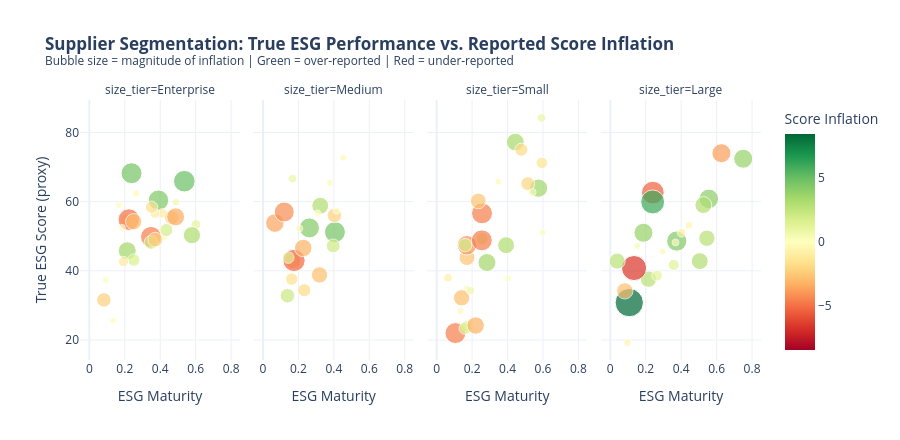

Notebook code cell kept with this figure:
### Markdown cell above
<h3 style=" color: #212618; font-weight:600;">3. ESG Risk Segmentation</h3>

A practical procurement application is risk-tiering suppliers for due diligence prioritization. This section compares suppliers across multiple dimensions simultaneously, and introduces the gap between a score computed from **reported** survey values versus one computed from **true** values — quantifying how much greenwashing inflates a supplier's apparent ESG standing.

### Code cell
def percentile_score(series, higher_is_better=True):
    ranks = series.rank(pct=True) * 100
    return ranks if higher_is_better else 100 - ranks

cont_ind = df_surveys[df_surveys["metric_type"].isin(["continuous", "percent"])].copy()

# score each indicator on true vs reported
for val_col, score_col in [("true_value", "true_score"), ("reported_value", "rep_score")]:
    grps = []
    for ind_id, grp in cont_ind.groupby("indicator_id"):
        hib = grp["bias_direction"].iloc[0] == 1
        tmp = grp[["supplier_id", val_col]].copy()
        tmp[score_col] = percentile_score(grp[val_col], higher_is_better=hib).values
        grps.append(tmp)
    merged = pd.concat(grps).groupby("supplier_id")[score_col].mean()
    df_scores[score_col] = df_scores["supplier_id"].map(merged)

df_scores["score_inflation"] = df_scores["rep_score"] - df_scores["true_score"]

# ── Bubble chart: maturity × true score × score inflation ───────────────────
fig_seg = px.scatter(
    df_scores.dropna(subset=["true_score","rep_score"]),
    x="esg_maturity", y="true_score",
    size=df_scores["score_inflation"].abs().clip(lower=0.5),
    color="score_inflation",
    color_continuous_scale="RdYlGn",
    color_continuous_midpoint=0,
    hover_data=["industry", "region", "size_tier", "risk_tier", "supplier_id"],
    facet_col="size_tier",
    labels={"esg_maturity": "ESG Maturity", "true_score": "True ESG Score (proxy)",
            "score_inflation": "Score Inflation"},
    title="<b>Supplier Segmentation: True ESG Performance vs. Reported Score Inflation</b><br>"
          "<sup>Bubble size = magnitude of inflation | Green = over-reported | Red = under-reported</sup>",
    template="plotly_white", height=440
)
fig_seg.show()

### Figure 1 — Plotly figure (JSON) as saved in the notebook; plotly's stock layout.template omitted (floating-point values rounded to 4 significant figures; data arrays with more than 128 entries replaced by an {"elided": "..."} marker saying what was removed)
{"data": [{"customdata": {"elided": "28x5 mixed values"}, "hovertemplate": "size_tier=%{customdata[2]}<br>ESG Maturity=%{x}<br>True ESG Score (proxy)=%{y}<br>size=%{marker.size}<br>industry=%{customdata[0]}<br>region=%{customdata[1]}<br>risk_tier=%{customdata[3]}<br>supplier_id=%{customdata[4]}<br>Score Inflation=%{marker.color}<extra></extra>", "legendgroup": "", "marker": {"color": [1.0, -2.2, -4.6, 3.4, 0.6, 1.6, -0.1, 4.6, -0.4, -1.4, 4.4, -0.2, -4.9, -1.0, 0.1, -1.0, 4.9, -1.1, -1.6, -0.2, 2.0, -0.4, -2.3, 3.1, -2.2, -3.4, 1.8, -2.8], "coloraxis": "coloraxis", "size": [1.0, 2.2, 4.6, 3.4, 0.6, 1.6, 0.5, 4.6, 0.5, 1.4, 4.4, 0.5, 4.9, 1.0, 0.5, 1.0, 4.9, 1.1, 1.6, 0.5, 2.0, 0.5, 2.3, 3.1, 2.2, 3.4, 1.8, 2.8], "sizemode": "area", "sizeref": 0.021, "symbol": "circle"}, "mode": "markers", "name": "", "orientation": "v", "showlegend": false, "type": "scatter", "x": [0.602, 0.082, 0.348, 0.214, 0.488, 0.251, 0.134, 0.238, 0.264, 0.206, 0.39, 0.167, 0.223, 0.413, 0.092, 0.369, 0.536, 0.193, 0.351, 0.184, 0.348, 0.423, 0.372, 0.579, 0.465, 0.487, 0.435, 0.25], "xaxis": "x", "y": [53.4, 31.6, 49.8, 45.8, 59.8, 43.1, 25.6, 68.2, 62.4, 54.8, 60.4, 59.0, 54.8, 56.6, 37.4, 56.6, 65.9, 42.7, 58.4, 52.4, 48.2, 49.8, 49.0, 50.3, 55.4, 55.6, 51.8, 54.2], "yaxis": "y"}, {"customdata": [["Manufacturing", "Central Luzon", "Medium", "med", 2], ["Retail", "Davao Region", "Medium", "low", 6], ["Technology", "Davao Region", "Medium", "med", 8], ["Technology", "Western Visayas", "Medium", "low", 12], ["Agriculture", "Western Visayas", "Medium", "med", 17], ["Technology", "Central Luzon", "Medium", "med", 24], ["Agriculture", "Central Visayas", "Medium", "low", 28], ["Retail", "Northern Mindanao", "Medium", "low", 34], ["Retail", "Central Luzon", "Medium", "low", 37], ["Agriculture", "NCR", "Medium", "low", 45], ["Manufacturing", "NCR", "Medium", "low", 46], ["Manufacturing", "Central Visayas", "Medium", "low", 55], ["Technology", "CALABARZON", "Medium", "med", 64], ["Retail", "NCR", "Medium", "low", 69], ["Retail", "Northern Mindanao", "Medium", "low", 70], ["Technology", "Central Luzon", "Medium", "low", 71], ["Retail", "Central Luzon", "Medium", "med", 73], ["Manufacturing", "Northern Mindanao", "Medium", "low", 78], ["Technology", "Western Visayas", "Medium", "med", 83], ["Agriculture", "Davao Region", "Medium", "low", 91], ["Agriculture", "Central Visayas", "Medium", "low", 98]], "hovertemplate": "size_tier=%{customdata[2]}<br>ESG Maturity=%{x}<br>True ESG Score (proxy)=%{y}<br>size=%{marker.size}<br>industry=%{customdata[0]}<br>region=%{customdata[1]}<br>risk_tier=%{customdata[3]}<br>supplier_id=%{customdata[4]}<br>Score Inflation=%{marker.color}<extra></extra>", "legendgroup": "", "marker": {"color": [4.2, -2.4, -2.8, 0.2, 4.6, -2.2, -5.2, -3.6, 2.0, -1.6, 3.0, -0.3, 2.2, 0.0, -4.2, -0.2, -1.8, 1.4, 0.8, -3.2, -0.4], "coloraxis": "coloraxis", "size": [4.2, 2.4, 2.8, 0.5, 4.6, 2.2, 5.2, 3.6, 2.0, 1.6, 3.0, 0.5, 2.2, 0.5, 4.2, 0.5, 1.8, 1.4, 0.8, 3.2, 0.5], "sizemode": "area", "sizeref": 0.021, "symbol": "circle"}, "mode": "markers", "name": "", "orientation": "v", "showlegend": false, "type": "scatter", "x": [0.262, 0.17, 0.319, 0.377, 0.406, 0.403, 0.175, 0.067, 0.396, 0.162, 0.323, 0.453, 0.138, 0.307, 0.12, 0.415, 0.233, 0.143, 0.166, 0.227, 0.205], "xaxis": "x2", "y": [52.4, 42.8, 38.8, 65.4, 51.2, 56.0, 43.0, 53.8, 47.2, 37.6, 58.8, 72.7, 32.8, 56.6, 57.0, 57.4, 34.4, 43.8, 66.6, 46.6, 52.2], "yaxis": "y2"}, {"customdata": {"elided": "28x5 mixed values"}, "hovertemplate": "size_tier=%{customdata[2]}<br>ESG Maturity=%{x}<br>True ESG Score (proxy)=%{y}<br>size=%{marker.size}<br>industry=%{customdata[0]}<br>region=%{customdata[1]}<br>risk_tier=%{customdata[3]}<br>supplier_id=%{customdata[4]}<br>Score Inflation=%{marker.color}<extra></extra>", "legendgroup": "", "marker": {"color": [3.3, -1.8, 1.6, -0.8, -0.2, 3.4, -0.4, -2.8, 3.5, 0.7, 3.0, -1.4, 0.8, -2.6, -4.6, -4.0, 1.5, 1.9, 1.6, 0.6, -2.0, -4.6, -3.2, -4.6, 0.2, -0.4, -0.4, -2.6], "coloraxis": "coloraxis", "size": [3.3, 1.8, 1.6, 0.8, 0.5, 3.4, 0.5, 2.8, 3.5, 0.7, 3.0, 1.4, 0.8, 2.6, 4.6, 4.0, 1.5, 1.9, 1.6, 0.6, 2.0, 4.6, 3.2, 4.6, 0.5, 0.5, 0.5, 2.6], "sizemode": "area", "sizeref": 0.021, "symbol": "circle"}, "mode": "markers", "name": "", "orientation": "v", "showlegend": false, "type": "scatter", "x": [0.444, 0.478, 0.257, 0.064, 0.401, 0.284, 0.169, 0.141, 0.575, 0.191, 0.392, 0.594, 0.592, 0.171, 0.106, 0.171, 0.172, 0.161, 0.161, 0.54, 0.514, 0.256, 0.22, 0.255, 0.598, 0.348, 0.134, 0.235], "xaxis": "x3", "y": [77.2, 75.0, 49.2, 38.0, 37.8, 42.4, 34.8, 32.2, 63.9, 34.3, 47.4, 71.2, 84.2, 43.8, 22.0, 47.4, 24.0, 47.4, 23.4, 62.7, 65.2, 56.6, 24.2, 48.8, 51.0, 65.8, 28.4, 60.2], "yaxis": "y3"}, {"customdata": [["Agriculture", "NCR", "Large", "med", 7], ["Technology", "Central Visayas", "Large", "low", 15], ["Technology", "CALABARZON", "Large", "med", 21], ["Agriculture", "Davao Region", "Large", "low", 32], ["Technology", "NCR", "Large", "low", 36], ["Manufacturing", "CALABARZON", "Large", "low", 41], ["Technology", "Northern Mindanao", "Large", "low", 47], ["Technology", "Western Visayas", "Large", "low", 49], ["Agriculture", "Davao Region", "Large", "low", 51], ["Manufacturing", "Davao Region", "Large", "low", 52], ["Retail", "Central Luzon", "Large", "med", 54], ["Technology", "NCR", "Large", "med", 57], ["Retail", "NCR", "Large", "med", 58], ["Technology", "Central Visayas", "Large", "low", 59], ["Agriculture", "Northern Mindanao", "Large", "low", 65], ["Retail", "Central Visayas", "Large", "low", 66], ["Technology", "NCR", "Large", "low", 68], ["Retail", "Northern Mindanao", "Large", "low", 77], ["Technology", "NCR", "Large", "low", 86], ["Retail", "NCR", "Large", "low", 88], ["Retail", "Western Visayas", "Large", "low", 92], ["Retail", "Northern Mindanao", "Large", "low", 93], ["Technology", "Western Visayas", "Large", "low", 99]], "hovertemplate": "size_tier=%{customdata[2]}<br>ESG Maturity=%{x}<br>True ESG Score (proxy)=%{y}<br>size=%{marker.size}<br>industry=%{customdata[0]}<br>region=%{customdata[1]}<br>risk_tier=%{customdata[3]}<br>supplier_id=%{customdata[4]}<br>Score Inflation=%{marker.color}<extra></extra>", "legendgroup": "", "marker": {"color": [-3.8, 3.8, -5.4, 4.3, 1.3, 4.0, -0.4, -0.6, -0.6, 0.4, 3.8, 2.8, 2.8, 3.0, -0.4, 8.4, -6.6, 1.2, -2.8, 3.0, 2.7, -0.8, 6.0], "coloraxis": "coloraxis", "size": [3.8, 3.8, 5.4, 4.3, 1.3, 4.0, 0.5, 0.6, 0.6, 0.5, 3.8, 2.8, 2.8, 3.0, 0.5, 8.4, 6.6, 1.2, 2.8, 3.0, 2.7, 0.8, 6.0], "sizemode": "area", "sizeref": 0.021, "symbol": "circle"}, "mode": "markers", "name": "", "orientation": "v", "showlegend": false, "type": "scatter", "x": [0.627, 0.187, 0.24, 0.375, 0.358, 0.556, 0.368, 0.097, 0.445, 0.152, 0.75, 0.545, 0.215, 0.505, 0.294, 0.107, 0.134, 0.264, 0.082, 0.525, 0.039, 0.402, 0.239], "xaxis": "x4", "y": [74.0, 51.0, 62.6, 48.6, 41.7, 60.8, 48.2, 19.2, 53.2, 47.2, 72.4, 49.4, 37.6, 42.8, 45.6, 30.8, 40.8, 38.6, 34.2, 59.0, 42.8, 51.0, 59.9], "yaxis": "y4"}], "layout": {"annotations": [{"font": {}, "showarrow": false, "text": "size_tier=Enterprise", "x": 0.1175, "xanchor": "center", "xref": "paper", "y": 1, "yanchor": "bottom", "yref": "paper"}, {"font": {}, "showarrow": false, "text": "size_tier=Medium", "x": 0.3725, "xanchor": "center", "xref": "paper", "y": 1, "yanchor": "bottom", "yref": "paper"}, {"font": {}, "showarrow": false, "text": "size_tier=Small", "x": 0.6275, "xanchor": "center", "xref": "paper", "y": 1, "yanchor": "bottom", "yref": "paper"}, {"font": {}, "showarrow": false, "text": "size_tier=Large", "x": 0.8825, "xanchor": "center", "xref": "paper", "y": 1, "yanchor": "bottom", "yref": "paper"}], "coloraxis": {"cmid": 0, "colorbar": {"title": {"text": "Score Inflation"}}, "colorscale": [[0, "rgb(165,0,38)"], [0.1, "rgb(215,48,39)"], [0.2, "rgb(244,109,67)"], [0.3, "rgb(253,174,97)"], [0.4, "rgb(254,224,139)"], [0.5, "rgb(255,255,191)"], [0.6, "rgb(217,239,139)"], [0.7, "rgb(166,217,106)"], [0.8, "rgb(102,189,99)"], [0.9, "rgb(26,152,80)"], [1, "rgb(0,104,55)"]]}, "height": 440, "legend": {"itemsizing": "constant", "tracegroupgap": 0}, "title": {"text": "<b>Supplier Segmentation: True ESG Performance vs. Reported Score Inflation</b><br><sup>Bubble size = magnitude of inflation | Green = over-reported | Red = under-reported</sup>"}, "xaxis": {"anchor": "y", "domain": [0, 0.235], "title": {"text": "ESG Maturity"}}, "xaxis2": {"anchor": "y2", "domain": [0.255, 0.49], "matches": "x", "title": {"text": "ESG Maturity"}}, "xaxis3": {"anchor": "y3", "domain": [0.51, 0.745], "matches": "x", "title": {"text": "ESG Maturity"}}, "xaxis4": {"anchor": "y4", "domain": [0.765, 1.0], "matches": "x", "title": {"text": "ESG Maturity"}}, "yaxis": {"anchor": "x", "domain": [0, 1], "title": {"text": "True ESG Score (proxy)"}}, "yaxis2": {"anchor": "x2", "domain": [0, 1], "matches": "y", "showticklabels": false}, "yaxis3": {"anchor": "x3", "domain": [0, 1], "matches": "y", "showticklabels": false}, "yaxis4": {"anchor": "x4", "domain": [0, 1], "matches": "y", "showticklabels": false}}}
